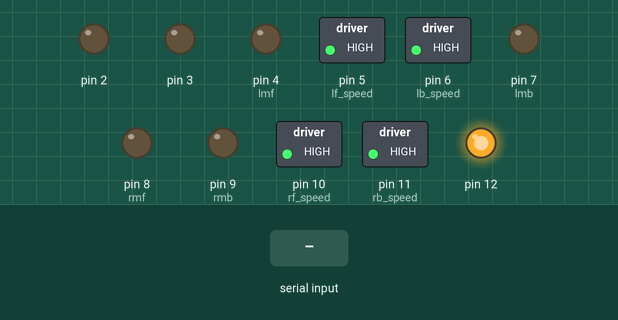
Simulated run of this sketch. Board: Arduino Uno, built with avr-gcc and run on an emulated ATmega328P. Shown: switched loads named in the sketch (green lamp = pin HIGH), output pins drawn as LEDs (lit = HIGH). The inputs (shaded band) are chosen by the test bench.

Above: at 1.2 s.
1.3 s: "F" received over Serial
At 2.0 s:
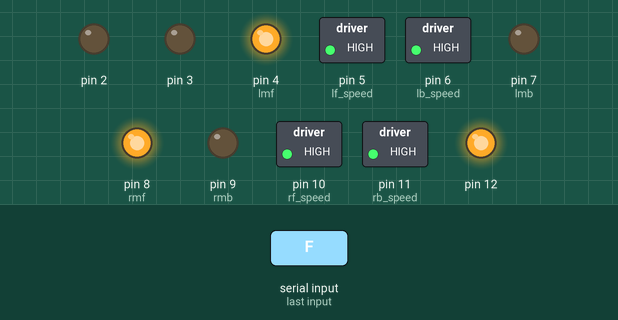
2.8 s: "B" received over Serial
At 3.1 s:
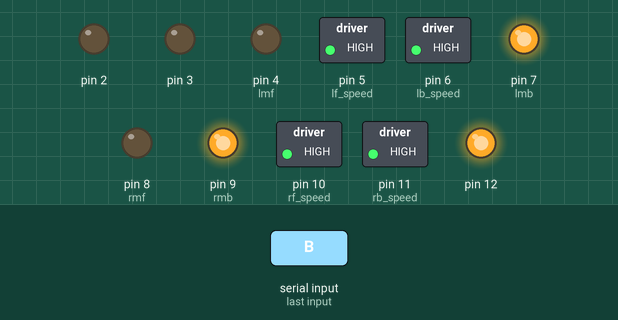
4.3 s: "L" received over Serial
At 5.4 s:
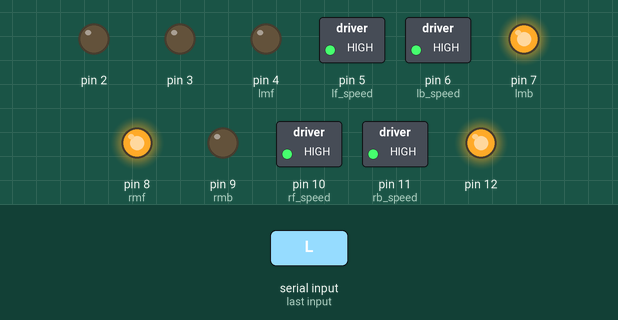
5.8 s: "R" received over Serial
At 6.6 s:
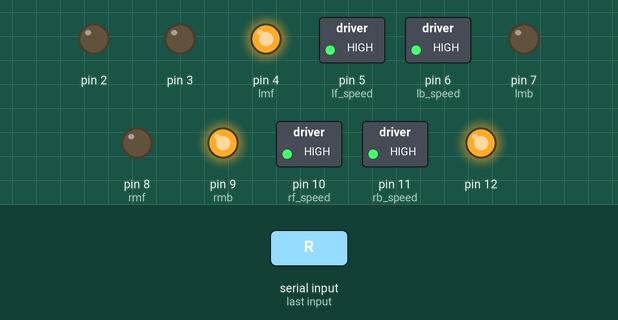
7.3 s: "w" received over Serial
At 7.7 s:
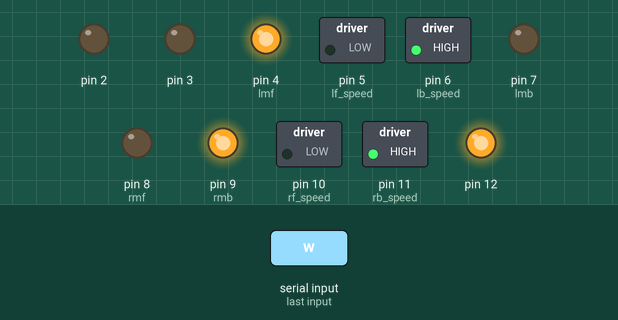
8.8 s: "S" received over Serial
At 10.1 s:
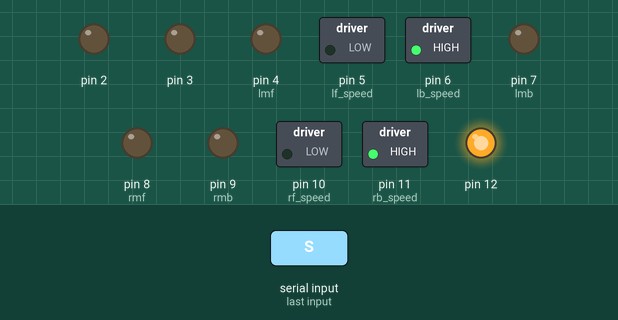
Timing chart, 0 to 11.3 s (numbered marks = the images above; inputs shaded):
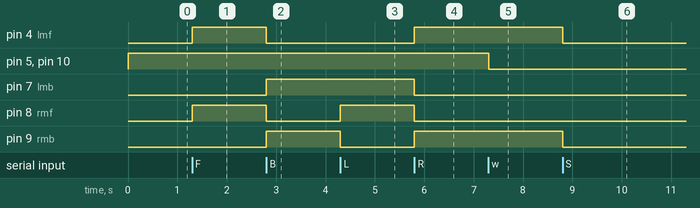

Measured:
- after the input at 1.3 s, pin 4 (lmf), pin 8 (rmf): LOW → HIGH at once
- after the input at 2.8 s, pin 4 (lmf), pin 8 (rmf): HIGH → LOW at once; pin 7 (lmb), pin 9 (rmb): LOW → HIGH at once
- after the input at 4.3 s, pin 8 (rmf): LOW → HIGH at once; pin 9 (rmb): HIGH → LOW at once
- after the input at 5.8 s, pin 4 (lmf), pin 9 (rmb): LOW → HIGH at once; pin 7 (lmb), pin 8 (rmf): HIGH → LOW at once
- after the input at 7.3 s, pin 5 (lf_speed), pin 10 (rf_speed): HIGH → LOW at once
- after the input at 8.8 s, pin 4 (lmf), pin 9 (rmb): HIGH → LOW at once

The sketch:

four-wheel-drive-bluetooth-bot.ino
```cpp
#define lf_speed 5   //left front chip enable pin
#define rf_speed 10  //right front chip enable pin
#define lb_speed 6   //left back chip enable pin
#define rb_speed 11  //right back chip enable pin
#define lmf 4   //left motor forward
#define lmb 7   //left motor back
#define rmf 8   //right motor forward
#define rmb 9   //left motor back

int drive_speed=255; // set drive speed in the range 0 to 255

//turn left
void left ()
{
  digitalWrite(lmf, LOW);
  digitalWrite(lmb, HIGH);
  digitalWrite(rmf, HIGH);
  digitalWrite(rmb, LOW);
}

//turn right
void right ()
{
  digitalWrite(lmf, HIGH);
  digitalWrite(lmb, LOW);
  digitalWrite(rmf, LOW);
  digitalWrite(rmb, HIGH);
}

//move forward
void fwd ()
{
  digitalWrite(lmf, HIGH);
  digitalWrite(lmb, LOW);
  digitalWrite(rmf, HIGH);
  digitalWrite(rmb, LOW);
}

//move backwards
void rev ()
{
  digitalWrite(lmf, LOW);
  digitalWrite(lmb, HIGH);
  digitalWrite(rmf, LOW);
  digitalWrite(rmb, HIGH);
}

//stop motion
void stp ()
{
  digitalWrite(lmf, LOW);
  digitalWrite(lmb, LOW);
  digitalWrite(rmf, LOW);
  digitalWrite(rmb, LOW);
}

//initialise pins and set initial speeds
void motor_init()
{
  for (int i = 2; i<=12; i++)
    pinMode(i , OUTPUT);
  digitalWrite(12, HIGH);
  analogWrite( lf_speed, 255);
  analogWrite( rf_speed, 255);
  analogWrite( lb_speed, 255);
  analogWrite( rb_speed, 255);
}

//set drive speed
void set_speed(int spd)
{
  if(spd >= 0 && spd <= 255)
  {
    analogWrite( lf_speed, spd);
    analogWrite( rf_speed, spd);
    analogWrite( lb_speed, spd);
    analogWrite( rb_speed, spd);
  }
}
//simple test code to check motors
void test()
{
left();
delay(1000);
right();
delay(1000);
fwd();
delay(1000);
rev();
delay(1000);
stp();
delay(30000);
}

char a;
void setup() {
  motor_init();  //initialize motor driver pins
  Serial.begin(9600); //begin serial communications
  //test();
}

void loop() {
  if(Serial.available())
  {
    a=Serial.read();
    if(a=='F')
      fwd();
    else if(a=='B')
      rev();
    else if(a=='L')
      left();
    else if(a=='R')
      right();
    else if(a=='S')
      stp();
    else if(a=='W')
    {
      analogWrite( lf_speed, 255);
      analogWrite( rf_speed, 255);
    }
    else if(a=='w')
     {
      analogWrite( lf_speed, 0);
      analogWrite( rf_speed, 0);
    }
    else if(a=='U')
     {
      analogWrite( lb_speed, 255);
      analogWrite( rb_speed, 255);
    }
    else if(a=='u')
     {
      analogWrite( lb_speed, 0);
      analogWrite( rb_speed, 0);
    }
    //else if(a > '1' && a < '3')
  }
}
```
